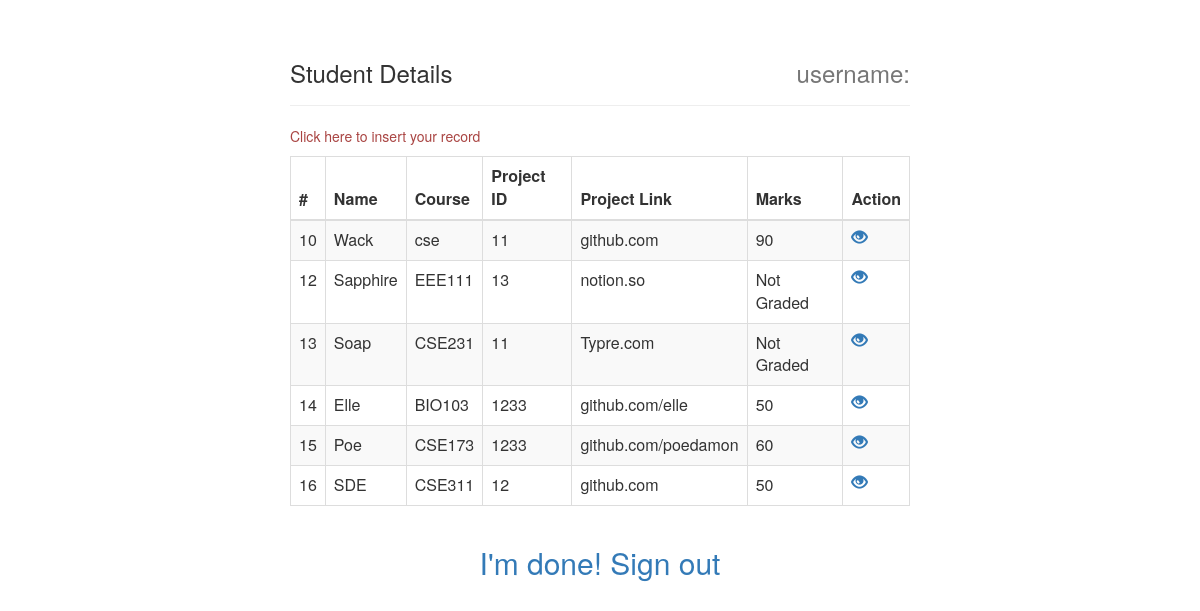
Screenshot of /intro.php with the database file from the repository.
### tables this page shows
CREATE TABLE `students` (
  `id` int(11) NOT NULL,
  `name` varchar(100) NOT NULL,
  `course` varchar(255) NOT NULL,
  `project_id` int(10) NOT NULL,
  `project_link` varchar(255) NOT NULL,
  `user_id` int(15) NOT NULL,
  `marks` int(11) NOT NULL
);

### intro.php (the view, shortened to what this page needs)
<?php
require_once "connect.php";
$id = $_SESSION["id"];
$username = $_SESSION["username"];
$query = "SELECT * FROM students WHERE user_id='".$id."'";
$result = mysqli_query($link, $query);
$flag = 0;
if(mysqli_num_rows($result) == 0){
    $flag = 1;
}
 ?>
<!DOCTYPE html>
<html >
<head>
    <link rel="stylesheet" href="https://maxcdn.bootstrapcdn.com/bootstrap/3.3.7/css/bootstrap.css">
</head>
<body bgcolor="#def28d">
    <div class="wrapper">
        <div class="container-fluid">
            <div class="row">
                <div class="col-md-12">
                    <div class="page-header clearfix">
                        <h3 class="pull-left">Student Details</h3>
                        <h3 class="pull-right text-muted">username:<span class="text-success"><?php echo $username; ?></span></h3>
                    </div>
                    <p>
                        <?php
                            if ($flag == 1) {
                                echo '<a href="welcome.php" class="text-danger">Click here to insert your record</a></p>';
                            }
                         ?>
                    <?php
                    require_once "connect.php";
                    $sql = "SELECT * FROM students";
                    if($result = mysqli_query($link, $sql)){
                        if(mysqli_num_rows($result) > 0){
                            echo "<table class='table table-bordered table-striped'>";
                                echo "<thead>";
                                    echo "<tr>";
                                        echo "<th>#</th>";
                                        echo "<th>Name</th>";
                                        echo "<th>Course</th>";
                                        echo "<th>Project ID</th>";
                                        echo "<th>Project Link</th>";
                                        echo "<th>Marks</th>";
                                        echo "<th>Action</th>";
                                    echo "</tr>";
                                echo "</thead>";
                                echo "<tbody>";
                                while($row = mysqli_fetch_array($result)){
                                    echo "<tr>";
                                        echo "<td>" . $row['id'] . "</td>";
                                        echo "<td>" . $row['name'] . "</td>";
                                        echo "<td>" . $row['course'] . "</td>";
                                        echo "<td>" . $row['project_id'] . "</td>";
                                        echo "<td>" . $row['project_link'] . "</td>";
                                        if ($row['marks'] == '0') {
                                            echo "<td> Not Graded</td>";
                                        }else{
                                            echo "<td>" . $row['marks'] . "</td>";
                                        }
                                        echo "<td>";
                                            echo "<a href='view.php?id=". $row['id'] ."' title='View Record' data-toggle='tooltip'><span class='glyphicon glyphicon-eye-open'></span></a>";
                                        echo "</td>";
                                    echo "</tr>";
                                }
                                echo "</tbody>";
                            echo "</table>";
                        } else{
                            echo "<p class='lead'><em>No records were found.</em></p>";
                        }
                    } else{
                        echo "ERROR: Could not able to execute $sql. " . mysqli_error($link);
                    }
                    ?>
                </div>
            </div>
        </div>
    </div> <center>
    <p><h2> <a href="logout.php" > I'm done! Sign out</a></h2>
    </p>
    </center>
</body>
</html>

### intro.php (style rules this page uses)
.wrapper { width: 650px; margin: 0 auto; }
table tr td:last-child a { margin-right: 15px; }

### rows the page displays
students: id "10", name "Wack", course "cse", project "11", project_link "github.com", marks "90"
students: id "12", name "Sapphire", course "EEE111", project "13", project_link "notion.so", marks "Not Graded"
students: id "13", name "Soap", course "CSE231", project "11", project_link "Typre.com", marks "Not Graded"
students: id "14", name "Elle", course "BIO103", project "1233", project_link "github.com/elle", marks "50"
students: id "15", name "Poe", course "CSE173", project "1233", project_link "github.com/poedamon", marks "60"
students: id "16", name "SDE", course "CSE311", project "12", project_link "github.com", marks "50"
